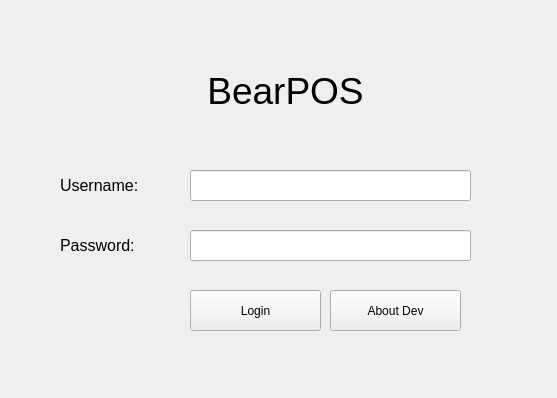
<?xml version="1.0" encoding="UTF-8"?>
<ui version="4.0">
 <class>MainWindow</class>
 <widget class="QMainWindow" name="MainWindow">
  <property name="geometry">
   <rect>
    <x>0</x>
    <y>0</y>
    <width>557</width>
    <height>398</height>
   </rect>
  </property>
  <property name="windowTitle">
   <string>BearPOS - Login</string>
  </property>
  <widget class="QWidget" name="centralwidget">
   <widget class="QLabel" name="greetingLabel">
    <property name="geometry">
     <rect>
      <x>180</x>
      <y>50</y>
      <width>211</width>
      <height>81</height>
     </rect>
    </property>
    <property name="font">
     <font>
      <pointsize>28</pointsize>
     </font>
    </property>
    <property name="text">
     <string>BearPOS</string>
    </property>
    <property name="alignment">
     <set>Qt::AlignCenter</set>
    </property>
   </widget>
   <widget class="QLabel" name="labelUsername">
    <property name="geometry">
     <rect>
      <x>60</x>
      <y>170</y>
      <width>111</width>
      <height>31</height>
     </rect>
    </property>
    <property name="font">
     <font>
      <pointsize>12</pointsize>
     </font>
    </property>
    <property name="text">
     <string>Username:</string>
    </property>
   </widget>
   <widget class="QLineEdit" name="entryUsername">
    <property name="geometry">
     <rect>
      <x>190</x>
      <y>170</y>
      <width>281</width>
      <height>31</height>
     </rect>
    </property>
   </widget>
   <widget class="QLineEdit" name="entryPassword">
    <property name="geometry">
     <rect>
      <x>190</x>
      <y>230</y>
      <width>281</width>
      <height>31</height>
     </rect>
    </property>
    <property name="echoMode">
     <enum>QLineEdit::Password</enum>
    </property>
   </widget>
   <widget class="QLabel" name="labelPassword">
    <property name="geometry">
     <rect>
      <x>60</x>
      <y>230</y>
      <width>111</width>
      <height>31</height>
     </rect>
    </property>
    <property name="font">
     <font>
      <pointsize>12</pointsize>
     </font>
    </property>
    <property name="text">
     <string>Password:</string>
    </property>
   </widget>
   <widget class="QPushButton" name="loginButton">
    <property name="geometry">
     <rect>
      <x>190</x>
      <y>290</y>
      <width>131</width>
      <height>41</height>
     </rect>
    </property>
    <property name="text">
     <string>Login</string>
    </property>
   </widget>
   <widget class="QPushButton" name="aboutDevButton">
    <property name="geometry">
     <rect>
      <x>330</x>
      <y>290</y>
      <width>131</width>
      <height>41</height>
     </rect>
    </property>
    <property name="text">
     <string>About Dev</string>
    </property>
   </widget>
  </widget>
 </widget>
 <resources/>
 <connections/>
</ui>
